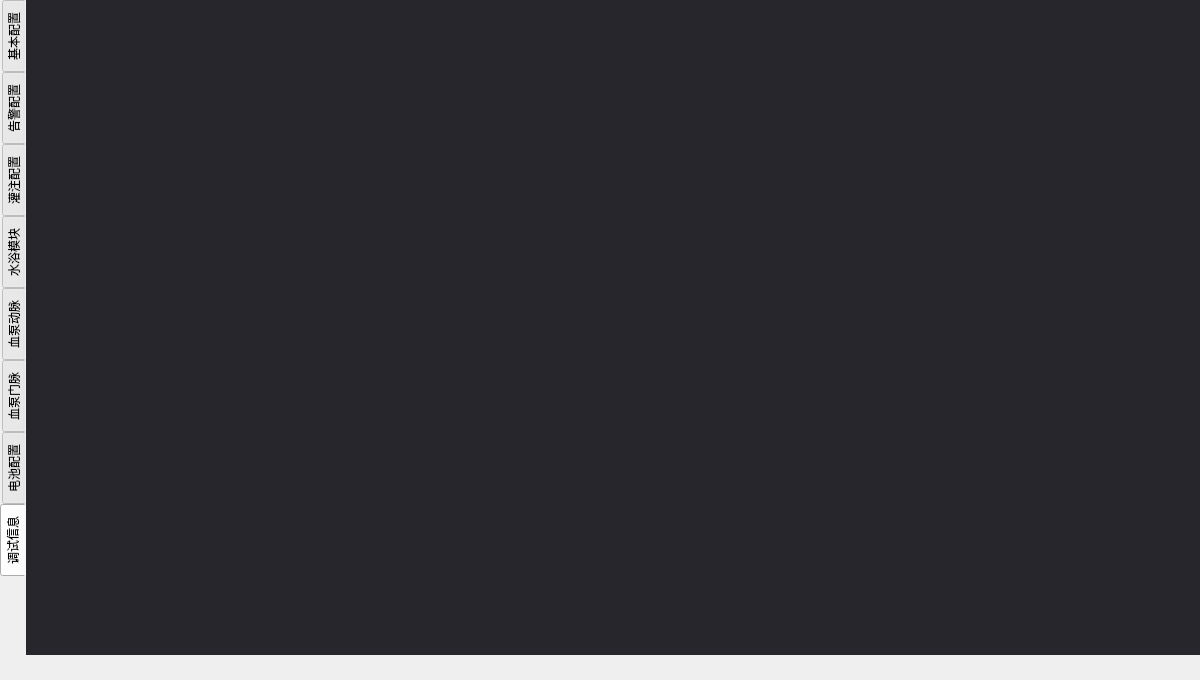
<?xml version="1.0" encoding="UTF-8"?>
<ui version="4.0">
 <class>CConfigPanel</class>
 <widget class="QFrame" name="CConfigPanel">
  <property name="geometry">
   <rect>
    <x>0</x>
    <y>0</y>
    <width>1200</width>
    <height>680</height>
   </rect>
  </property>
  <property name="windowTitle">
   <string>Frame</string>
  </property>
  <widget class="QTabWidget" name="cfgTabWidget">
   <property name="geometry">
    <rect>
     <x>0</x>
     <y>0</y>
     <width>1200</width>
     <height>655</height>
    </rect>
   </property>
   <property name="contextMenuPolicy">
    <enum>Qt::DefaultContextMenu</enum>
   </property>
   <property name="autoFillBackground">
    <bool>false</bool>
   </property>
   <property name="styleSheet">
    <string notr="true">QTabWidget::pane
{
top:0px;
}</string>
   </property>
   <property name="tabPosition">
    <enum>QTabWidget::West</enum>
   </property>
   <property name="tabShape">
    <enum>QTabWidget::Rounded</enum>
   </property>
   <property name="currentIndex">
    <number>7</number>
   </property>
   <property name="iconSize">
    <size>
     <width>125</width>
     <height>65</height>
    </size>
   </property>
   <property name="elideMode">
    <enum>Qt::ElideNone</enum>
   </property>
   <property name="usesScrollButtons">
    <bool>false</bool>
   </property>
   <property name="documentMode">
    <bool>false</bool>
   </property>
   <property name="tabsClosable">
    <bool>false</bool>
   </property>
   <widget class="QWidget" name="basicCfgTab">
    <property name="styleSheet">
     <string notr="true">#basicCfgTab
{
background-color: rgb(38, 38, 44);
}</string>
    </property>
    <attribute name="title">
     <string>基本配置</string>
    </attribute>
   </widget>
   <widget class="QWidget" name="almCfgTab">
    <property name="styleSheet">
     <string notr="true">#almCfgTab
{
background-color: rgb(38, 38, 44);
}</string>
    </property>
    <attribute name="title">
     <string>告警配置</string>
    </attribute>
   </widget>
   <widget class="QWidget" name="PourCfgTab">
    <property name="styleSheet">
     <string notr="true">#PourCfgTab
{
background-color: rgb(38, 38, 44);
}</string>
    </property>
    <attribute name="title">
     <string>灌注配置</string>
    </attribute>
   </widget>
   <widget class="QWidget" name="watModTab">
    <property name="styleSheet">
     <string notr="true">#watModTab
{
background-color: rgb(38, 38, 44);
}</string>
    </property>
    <attribute name="title">
     <string>水浴模块</string>
    </attribute>
   </widget>
   <widget class="QWidget" name="artModTab">
    <property name="styleSheet">
     <string notr="true">#artModTab
{
background-color: rgb(38, 38, 44);
}</string>
    </property>
    <attribute name="title">
     <string>血泵动脉</string>
    </attribute>
   </widget>
   <widget class="QWidget" name="veiModTab">
    <property name="styleSheet">
     <string notr="true">#veiModTab
{
background-color: rgb(38, 38, 44);
}</string>
    </property>
    <attribute name="title">
     <string>血泵门脉</string>
    </attribute>
   </widget>
   <widget class="QWidget" name="batModTab">
    <property name="styleSheet">
     <string notr="true">#batModTab
{
background-color: rgb(38, 38, 44);
}</string>
    </property>
    <attribute name="title">
     <string>电池配置</string>
    </attribute>
   </widget>
   <widget class="QWidget" name="testTab">
    <property name="styleSheet">
     <string notr="true">#testTab
{
background-color: rgb(38, 38, 44);
}</string>
    </property>
    <attribute name="title">
     <string>调试信息</string>
    </attribute>
   </widget>
  </widget>
 </widget>
 <resources/>
 <connections/>
</ui>
